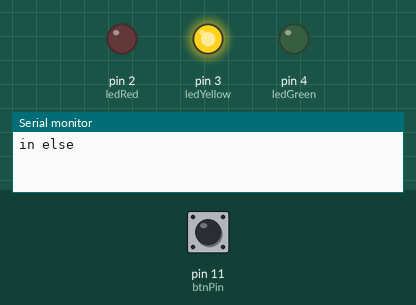
Simulated run of this sketch. Board: Arduino Uno, built with avr-gcc and run on an emulated ATmega328P. Shown: output pins drawn as LEDs (lit = HIGH), the last lines printed to the serial monitor. The test bench sets the inputs (shaded band); at power-on: pin 11 (btnPin) LOW. Random numbers use the default seed unless the sketch sets one.

Above: at 1.4 s.
1.5 s: pin 11 (btnPin) pulled HIGH for 3.2 s
At 1.8 s:
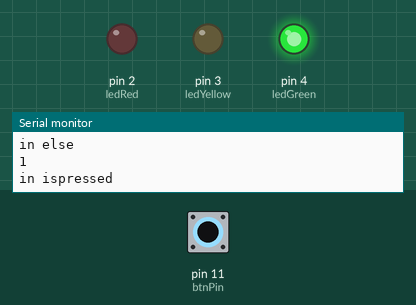
6.2 s: pin 11 (btnPin) pulled HIGH for 0.35 s
At 9.3 s:
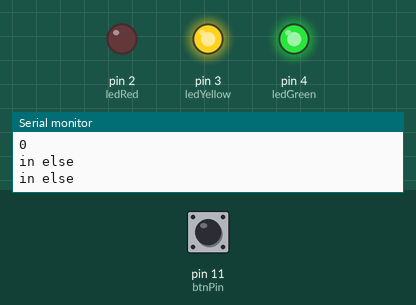
9.5 s: pin 11 (btnPin) pulled HIGH for 1 s
At 24.5 s:
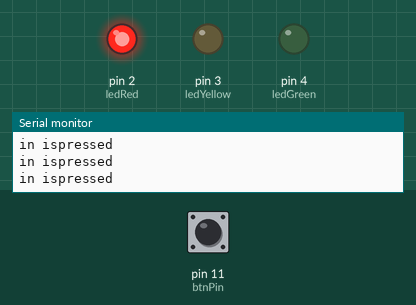
Timing chart, 0 to 25.5 s (numbered marks = the images above; inputs shaded):
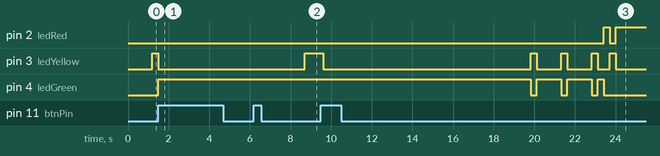

Measured:
- after the input at 1.5 s, pin 4 (ledGreen): LOW → HIGH at once
- after the input at 6.2 s, pin 3 (ledYellow): LOW → HIGH after 2.5 s
- after the input at 9.5 s, pin 2 (ledRed): LOW → HIGH after 13.9 s, → LOW 0.30 s later, → HIGH 0.30 s later; pin 4 (ledGreen): HIGH → LOW after 10.3 s, then repeats every 1.5 s: HIGH 1.2 s, LOW 0.30 s

The sketch:

sketch_oct20a.ino
```cpp
//elementen aangeven
const int ledGreen = 4;
const int ledYellow = 3;
const int ledRed = 2;
const int btnPin = 11;

int buttonState = 0;
//ints waarin random nummer wordt opgeslagen
int timeGreen;
int timeRed;

int ledStatus = 0;

unsigned long timer;
//bool of de knop is ingedrukt
bool isPressed = false;

void setup()
{
  //pinmodes instellen
  pinMode(btnPin, INPUT);
  pinMode(ledGreen, OUTPUT);
  pinMode(ledYellow, OUTPUT);
  pinMode(ledRed, OUTPUT);
  //serial aanzetten om println te lezen
  Serial.begin(9600);
}

void loop()
{
  //millis aanzetten om berekeningen met tijd te doen
  unsigned long timeNow = millis();

  buttonState = digitalRead(btnPin);
  //als er op de knop geklikt wordt de buttonstate veranderen naar aan of uit
  //bij aan gaat hij alle kleuren af, bij uit knippert hij geel
  if(buttonState == HIGH)
  {
    if(isPressed == false)
    {
      isPressed = true;
      timer = millis();
    }else
    {
     isPressed = false;
     timer = millis();
    }
    Serial.println(isPressed);
  }

  if (isPressed == true)
  {
    Serial.println("in ispressed");
    //random tijd voor de lichtjes
    timeGreen = random(8000,15000);
    timeRed = random(8000,15000);

    //van groen naar geel naar rood gaan
    if(timeNow - timer <= timeGreen){
      Groen();
    }else{

      if(timeNow - timer <= (timeGreen + 3000)){
        Geel();
      }else
      {
        if(timer != 0 && timeNow - timer <= (timeGreen + 3000 + timeRed))
        {
           Rood();
        }else
        {
           Niks();
        }
     }

    }
  }else
  {
    //het gele knipperende lampje
    if(timeNow - timer >= 1000){
      Serial.println("in else");
    //led aanpassen als het tijd is
    timer = timeNow;
    //als hij aan staat gaat hij uit en andersom
    ledStatus = (ledStatus == LOW) ? HIGH : LOW;
    //status naar de led sturen
    digitalWrite(ledYellow, ledStatus);
    }
  }
  //delay zodat button niet te gevoelig is
  delay(300);
}

//lightjes aan en uit zetten
void Groen()
{
  digitalWrite(ledGreen, HIGH);
  digitalWrite(ledYellow, LOW);
  digitalWrite(ledRed, LOW);
}

void Geel()
{
  digitalWrite(ledGreen, LOW);
  digitalWrite(ledYellow, HIGH);
  digitalWrite(ledRed, LOW);
}

void Rood()
{
  digitalWrite(ledGreen, LOW);
  digitalWrite(ledYellow, LOW);
  digitalWrite(ledRed, HIGH);
}
void Niks()
{
  digitalWrite(ledGreen, LOW);
  digitalWrite(ledYellow, LOW);
  digitalWrite(ledRed, LOW);
}
```
